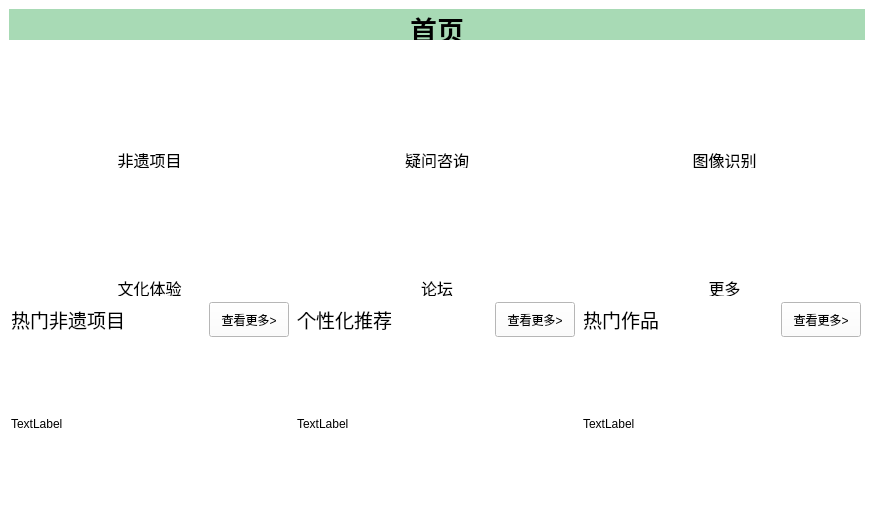
<?xml version="1.0" encoding="UTF-8"?>
<ui version="4.0">
 <class>MainWindow</class>
 <widget class="QMainWindow" name="MainWindow">
  <property name="geometry">
   <rect>
    <x>0</x>
    <y>0</y>
    <width>874</width>
    <height>514</height>
   </rect>
  </property>
  <property name="windowTitle">
   <string>MainWindow</string>
  </property>
  <property name="styleSheet">
   <string notr="true">background-color: rgb(255, 255, 255);</string>
  </property>
  <widget class="QWidget" name="centralwidget">
   <layout class="QVBoxLayout" name="verticalLayout_2">
    <item>
     <layout class="QVBoxLayout" name="verticalLayout">
      <item>
       <widget class="QLabel" name="page_name">
        <property name="minimumSize">
         <size>
          <width>0</width>
          <height>31</height>
         </size>
        </property>
        <property name="maximumSize">
         <size>
          <width>16777215</width>
          <height>31</height>
         </size>
        </property>
        <property name="font">
         <font>
          <family>宋体</family>
          <pointsize>20</pointsize>
          <italic>false</italic>
          <bold>false</bold>
         </font>
        </property>
        <property name="layoutDirection">
         <enum>Qt::LayoutDirection::LeftToRight</enum>
        </property>
        <property name="styleSheet">
         <string notr="true">color:rgb(0, 0, 0);
font: 20pt &quot;宋体&quot;;
background-color: rgb(168,218,181);
</string>
        </property>
        <property name="text">
         <string>&lt;html&gt;&lt;head/&gt;&lt;body&gt;&lt;p&gt;&lt;span style=&quot; font-weight:700;&quot;&gt;首页&lt;/span&gt;&lt;/p&gt;&lt;/body&gt;&lt;/html&gt;</string>
        </property>
        <property name="alignment">
         <set>Qt::AlignmentFlag::AlignCenter</set>
        </property>
       </widget>
      </item>
      <item>
       <layout class="QVBoxLayout" name="button_all">
        <item>
         <layout class="QHBoxLayout" name="first_button">
          <item>
           <layout class="QVBoxLayout" name="Project_Button_all">
            <item>
             <layout class="QHBoxLayout" name="Project_Button">
              <item>
               <spacer name="horizontalSpacer_2">
                <property name="orientation">
                 <enum>Qt::Orientation::Horizontal</enum>
                </property>
                <property name="sizeHint" stdset="0">
                 <size>
                  <width>0</width>
                  <height>0</height>
                 </size>
                </property>
               </spacer>
              </item>
              <item>
               <widget class="QPushButton" name="Project_Button_icon">
                <property name="sizePolicy">
                 <sizepolicy hsizetype="Fixed" vsizetype="Fixed">
                  <horstretch>0</horstretch>
                  <verstretch>0</verstretch>
                 </sizepolicy>
                </property>
                <property name="minimumSize">
                 <size>
                  <width>100</width>
                  <height>100</height>
                 </size>
                </property>
                <property name="maximumSize">
                 <size>
                  <width>100</width>
                  <height>100</height>
                 </size>
                </property>
                <property name="styleSheet">
                 <string notr="true">border-radius: 50px; 
border-image: url(:/project.png);
background-color: rgba(255, 255, 255, 0); </string>
                </property>
                <property name="text">
                 <string/>
                </property>
               </widget>
              </item>
              <item>
               <spacer name="horizontalSpacer">
                <property name="orientation">
                 <enum>Qt::Orientation::Horizontal</enum>
                </property>
                <property name="sizeHint" stdset="0">
                 <size>
                  <width>0</width>
                  <height>0</height>
                 </size>
                </property>
               </spacer>
              </item>
             </layout>
            </item>
            <item>
             <widget class="QLabel" name="Project">
              <property name="minimumSize">
               <size>
                <width>200</width>
                <height>16</height>
               </size>
              </property>
              <property name="maximumSize">
               <size>
                <width>16777215</width>
                <height>16</height>
               </size>
              </property>
              <property name="font">
               <font>
                <family>宋体</family>
                <pointsize>12</pointsize>
               </font>
              </property>
              <property name="styleSheet">
               <string notr="true">color: rgb(0, 0, 0);</string>
              </property>
              <property name="text">
               <string>非遗项目</string>
              </property>
              <property name="textFormat">
               <enum>Qt::TextFormat::AutoText</enum>
              </property>
              <property name="alignment">
               <set>Qt::AlignmentFlag::AlignCenter</set>
              </property>
             </widget>
            </item>
           </layout>
          </item>
          <item>
           <layout class="QVBoxLayout" name="Trivia_Button_all">
            <item>
             <layout class="QHBoxLayout" name="Trivia_Button">
              <item>
               <spacer name="horizontalSpacer_3">
                <property name="orientation">
                 <enum>Qt::Orientation::Horizontal</enum>
                </property>
                <property name="sizeHint" stdset="0">
                 <size>
                  <width>0</width>
                  <height>0</height>
                 </size>
                </property>
               </spacer>
              </item>
              <item>
               <widget class="QPushButton" name="Trivia_Button_icon">
                <property name="sizePolicy">
                 <sizepolicy hsizetype="Fixed" vsizetype="Fixed">
                  <horstretch>0</horstretch>
                  <verstretch>0</verstretch>
                 </sizepolicy>
                </property>
                <property name="minimumSize">
                 <size>
                  <width>100</width>
                  <height>100</height>
                 </size>
                </property>
                <property name="maximumSize">
                 <size>
                  <width>100</width>
                  <height>100</height>
                 </size>
                </property>
                <property name="styleSheet">
                 <string notr="true">border-radius: 50px; 
border-image: url(:/trivia.png);
</string>
                </property>
                <property name="text">
                 <string/>
                </property>
               </widget>
              </item>
              <item>
               <spacer name="horizontalSpacer_4">
                <property name="orientation">
                 <enum>Qt::Orientation::Horizontal</enum>
                </property>
                <property name="sizeHint" stdset="0">
                 <size>
                  <width>0</width>
                  <height>0</height>
                 </size>
                </property>
               </spacer>
              </item>
             </layout>
            </item>
            <item>
             <widget class="QLabel" name="Trivia">
              <property name="minimumSize">
               <size>
                <width>200</width>
                <height>16</height>
               </size>
              </property>
              <property name="maximumSize">
               <size>
                <width>16777215</width>
                <height>16</height>
               </size>
              </property>
              <property name="font">
               <font>
                <family>宋体</family>
                <pointsize>12</pointsize>
               </font>
              </property>
              <property name="styleSheet">
               <string notr="true">color: rgb(0, 0, 0);</string>
              </property>
              <property name="text">
               <string>疑问咨询</string>
              </property>
              <property name="textFormat">
               <enum>Qt::TextFormat::AutoText</enum>
              </property>
              <property name="alignment">
               <set>Qt::AlignmentFlag::AlignCenter</set>
              </property>
             </widget>
            </item>
           </layout>
          </item>
          <item>
           <layout class="QVBoxLayout" name="Image_Button_all">
            <item>
             <layout class="QHBoxLayout" name="Image_Button">
              <item>
               <spacer name="horizontalSpacer_5">
                <property name="orientation">
                 <enum>Qt::Orientation::Horizontal</enum>
                </property>
                <property name="sizeHint" stdset="0">
                 <size>
                  <width>0</width>
                  <height>0</height>
                 </size>
                </property>
               </spacer>
              </item>
              <item>
               <widget class="QPushButton" name="Image_Button_icon">
                <property name="enabled">
                 <bool>false</bool>
                </property>
                <property name="sizePolicy">
                 <sizepolicy hsizetype="Fixed" vsizetype="Fixed">
                  <horstretch>0</horstretch>
                  <verstretch>0</verstretch>
                 </sizepolicy>
                </property>
                <property name="minimumSize">
                 <size>
                  <width>100</width>
                  <height>100</height>
                 </size>
                </property>
                <property name="maximumSize">
                 <size>
                  <width>100</width>
                  <height>100</height>
                 </size>
                </property>
                <property name="styleSheet">
                 <string notr="true">border-radius: 50px; 
border-image: url(:/image_recognition.png);
</string>
                </property>
                <property name="text">
                 <string/>
                </property>
               </widget>
              </item>
              <item>
               <spacer name="horizontalSpacer_6">
                <property name="orientation">
                 <enum>Qt::Orientation::Horizontal</enum>
                </property>
                <property name="sizeHint" stdset="0">
                 <size>
                  <width>0</width>
                  <height>0</height>
                 </size>
                </property>
               </spacer>
              </item>
             </layout>
            </item>
            <item>
             <widget class="QLabel" name="image_recognition">
              <property name="minimumSize">
               <size>
                <width>200</width>
                <height>16</height>
               </size>
              </property>
              <property name="maximumSize">
               <size>
                <width>16777215</width>
                <height>16</height>
               </size>
              </property>
              <property name="font">
               <font>
                <family>宋体</family>
                <pointsize>12</pointsize>
               </font>
              </property>
              <property name="styleSheet">
               <string notr="true">color: rgb(0, 0, 0);</string>
              </property>
              <property name="text">
               <string>图像识别</string>
              </property>
              <property name="textFormat">
               <enum>Qt::TextFormat::AutoText</enum>
              </property>
              <property name="alignment">
               <set>Qt::AlignmentFlag::AlignCenter</set>
              </property>
             </widget>
            </item>
           </layout>
          </item>
         </layout>
        </item>
        <item>
         <layout class="QHBoxLayout" name="second_button">
          <item>
           <layout class="QVBoxLayout" name="Cultural_Button_all">
            <item>
             <layout class="QHBoxLayout" name="Cultural_Button">
              <item>
               <spacer name="horizontalSpacer_12">
                <property name="orientation">
                 <enum>Qt::Orientation::Horizontal</enum>
                </property>
                <property name="sizeHint" stdset="0">
                 <size>
                  <width>40</width>
                  <height>20</height>
                 </size>
                </property>
               </spacer>
              </item>
              <item>
               <widget class="QPushButton" name="Cultural_Button_icon">
                <property name="sizePolicy">
                 <sizepolicy hsizetype="Fixed" vsizetype="Fixed">
                  <horstretch>0</horstretch>
                  <verstretch>0</verstretch>
                 </sizepolicy>
                </property>
                <property name="minimumSize">
                 <size>
                  <width>100</width>
                  <height>100</height>
                 </size>
                </property>
                <property name="maximumSize">
                 <size>
                  <width>100</width>
                  <height>100</height>
                 </size>
                </property>
                <property name="styleSheet">
                 <string notr="true">border-radius: 50px; 

border-image: url(:/cultural.png);</string>
                </property>
                <property name="text">
                 <string/>
                </property>
               </widget>
              </item>
              <item>
               <spacer name="horizontalSpacer_11">
                <property name="orientation">
                 <enum>Qt::Orientation::Horizontal</enum>
                </property>
                <property name="sizeHint" stdset="0">
                 <size>
                  <width>40</width>
                  <height>20</height>
                 </size>
                </property>
               </spacer>
              </item>
             </layout>
            </item>
            <item>
             <widget class="QLabel" name="Cultural">
              <property name="minimumSize">
               <size>
                <width>200</width>
                <height>16</height>
               </size>
              </property>
              <property name="maximumSize">
               <size>
                <width>16777215</width>
                <height>16</height>
               </size>
              </property>
              <property name="font">
               <font>
                <family>宋体</family>
                <pointsize>12</pointsize>
               </font>
              </property>
              <property name="styleSheet">
               <string notr="true">color: rgb(0, 0, 0);</string>
              </property>
              <property name="text">
               <string>文化体验</string>
              </property>
              <property name="textFormat">
               <enum>Qt::TextFormat::AutoText</enum>
              </property>
              <property name="alignment">
               <set>Qt::AlignmentFlag::AlignCenter</set>
              </property>
             </widget>
            </item>
           </layout>
          </item>
          <item>
           <layout class="QVBoxLayout" name="Bbs_Button_all">
            <item>
             <layout class="QHBoxLayout" name="Bbs_Button">
              <item>
               <spacer name="horizontalSpacer_10">
                <property name="orientation">
                 <enum>Qt::Orientation::Horizontal</enum>
                </property>
                <property name="sizeHint" stdset="0">
                 <size>
                  <width>40</width>
                  <height>20</height>
                 </size>
                </property>
               </spacer>
              </item>
              <item>
               <widget class="QPushButton" name="Bbs_Button_icon">
                <property name="sizePolicy">
                 <sizepolicy hsizetype="Fixed" vsizetype="Fixed">
                  <horstretch>0</horstretch>
                  <verstretch>0</verstretch>
                 </sizepolicy>
                </property>
                <property name="minimumSize">
                 <size>
                  <width>100</width>
                  <height>100</height>
                 </size>
                </property>
                <property name="maximumSize">
                 <size>
                  <width>100</width>
                  <height>100</height>
                 </size>
                </property>
                <property name="styleSheet">
                 <string notr="true">border-radius: 50px; 
background-color: rgba(255, 255, 255, 0); 
border-image: url(:/bbs.png);</string>
                </property>
                <property name="text">
                 <string/>
                </property>
               </widget>
              </item>
              <item>
               <spacer name="horizontalSpacer_9">
                <property name="orientation">
                 <enum>Qt::Orientation::Horizontal</enum>
                </property>
                <property name="sizeHint" stdset="0">
                 <size>
                  <width>40</width>
                  <height>20</height>
                 </size>
                </property>
               </spacer>
              </item>
             </layout>
            </item>
            <item>
             <widget class="QLabel" name="bbs">
              <property name="minimumSize">
               <size>
                <width>200</width>
                <height>16</height>
               </size>
              </property>
              <property name="maximumSize">
               <size>
                <width>16777215</width>
                <height>16</height>
               </size>
              </property>
              <property name="font">
               <font>
                <family>宋体</family>
                <pointsize>12</pointsize>
               </font>
              </property>
              <property name="styleSheet">
               <string notr="true">color: rgb(0, 0, 0);</string>
              </property>
              <property name="text">
               <string>论坛</string>
              </property>
              <property name="textFormat">
               <enum>Qt::TextFormat::AutoText</enum>
              </property>
              <property name="alignment">
               <set>Qt::AlignmentFlag::AlignCenter</set>
              </property>
             </widget>
            </item>
           </layout>
          </item>
          <item>
           <layout class="QVBoxLayout" name="More_Button_all">
            <item>
             <layout class="QHBoxLayout" name="More_Button">
              <item>
               <spacer name="horizontalSpacer_8">
                <property name="orientation">
                 <enum>Qt::Orientation::Horizontal</enum>
                </property>
                <property name="sizeHint" stdset="0">
                 <size>
                  <width>40</width>
                  <height>20</height>
                 </size>
                </property>
               </spacer>
              </item>
              <item>
               <widget class="QPushButton" name="More_Button_icon">
                <property name="sizePolicy">
                 <sizepolicy hsizetype="Fixed" vsizetype="Fixed">
                  <horstretch>0</horstretch>
                  <verstretch>0</verstretch>
                 </sizepolicy>
                </property>
                <property name="minimumSize">
                 <size>
                  <width>100</width>
                  <height>100</height>
                 </size>
                </property>
                <property name="maximumSize">
                 <size>
                  <width>100</width>
                  <height>100</height>
                 </size>
                </property>
                <property name="styleSheet">
                 <string notr="true">border-radius: 50px; 
border-image: url(:/more.png);</string>
                </property>
                <property name="text">
                 <string/>
                </property>
               </widget>
              </item>
              <item>
               <spacer name="horizontalSpacer_7">
                <property name="orientation">
                 <enum>Qt::Orientation::Horizontal</enum>
                </property>
                <property name="sizeHint" stdset="0">
                 <size>
                  <width>40</width>
                  <height>20</height>
                 </size>
                </property>
               </spacer>
              </item>
             </layout>
            </item>
            <item>
             <widget class="QLabel" name="More">
              <property name="minimumSize">
               <size>
                <width>200</width>
                <height>16</height>
               </size>
              </property>
              <property name="maximumSize">
               <size>
                <width>16777215</width>
                <height>16</height>
               </size>
              </property>
              <property name="font">
               <font>
                <family>宋体</family>
                <pointsize>12</pointsize>
               </font>
              </property>
              <property name="styleSheet">
               <string notr="true">color: rgb(0, 0, 0);</string>
              </property>
              <property name="text">
               <string>更多</string>
              </property>
              <property name="textFormat">
               <enum>Qt::TextFormat::AutoText</enum>
              </property>
              <property name="alignment">
               <set>Qt::AlignmentFlag::AlignCenter</set>
              </property>
             </widget>
            </item>
           </layout>
          </item>
         </layout>
        </item>
       </layout>
      </item>
      <item>
       <layout class="QHBoxLayout" name="showcase">
        <item>
         <layout class="QVBoxLayout" name="project_hot_all">
          <item>
           <layout class="QHBoxLayout" name="project_hot_first" stretch="0,0">
            <property name="sizeConstraint">
             <enum>QLayout::SizeConstraint::SetFixedSize</enum>
            </property>
            <item>
             <widget class="QLabel" name="project_hot">
              <property name="minimumSize">
               <size>
                <width>0</width>
                <height>35</height>
               </size>
              </property>
              <property name="maximumSize">
               <size>
                <width>16777215</width>
                <height>35</height>
               </size>
              </property>
              <property name="font">
               <font>
                <family>宋体</family>
                <pointsize>14</pointsize>
                <italic>false</italic>
                <bold>false</bold>
               </font>
              </property>
              <property name="styleSheet">
               <string notr="true">color: rgb(0, 0, 0);
font: 14pt &quot;宋体&quot;;</string>
              </property>
              <property name="text">
               <string>热门非遗项目</string>
              </property>
             </widget>
            </item>
            <item>
             <widget class="QPushButton" name="project_hot_more">
              <property name="minimumSize">
               <size>
                <width>80</width>
                <height>35</height>
               </size>
              </property>
              <property name="maximumSize">
               <size>
                <width>80</width>
                <height>35</height>
               </size>
              </property>
              <property name="styleSheet">
               <string notr="true">color: rgb(0, 0, 0);
font: 9pt &quot;宋体&quot;;</string>
              </property>
              <property name="text">
               <string>查看更多&gt;</string>
              </property>
             </widget>
            </item>
           </layout>
          </item>
          <item>
           <widget class="QLabel" name="hot_image">
            <property name="minimumSize">
             <size>
              <width>278</width>
              <height>140</height>
             </size>
            </property>
            <property name="maximumSize">
             <size>
              <width>278</width>
              <height>278</height>
             </size>
            </property>
            <property name="text">
             <string>TextLabel</string>
            </property>
           </widget>
          </item>
         </layout>
        </item>
        <item>
         <layout class="QVBoxLayout" name="recommend_all">
          <item>
           <layout class="QHBoxLayout" name="recommend_first" stretch="0,0">
            <property name="spacing">
             <number>6</number>
            </property>
            <property name="sizeConstraint">
             <enum>QLayout::SizeConstraint::SetFixedSize</enum>
            </property>
            <item>
             <widget class="QLabel" name="recommend">
              <property name="minimumSize">
               <size>
                <width>0</width>
                <height>35</height>
               </size>
              </property>
              <property name="maximumSize">
               <size>
                <width>16777215</width>
                <height>35</height>
               </size>
              </property>
              <property name="font">
               <font>
                <family>宋体</family>
                <pointsize>14</pointsize>
                <italic>false</italic>
                <bold>false</bold>
               </font>
              </property>
              <property name="styleSheet">
               <string notr="true">color: rgb(0, 0, 0);
font: 14pt &quot;宋体&quot;;</string>
              </property>
              <property name="text">
               <string>个性化推荐</string>
              </property>
             </widget>
            </item>
            <item>
             <widget class="QPushButton" name="recommend_more">
              <property name="minimumSize">
               <size>
                <width>80</width>
                <height>35</height>
               </size>
              </property>
              <property name="maximumSize">
               <size>
                <width>80</width>
                <height>35</height>
               </size>
              </property>
              <property name="styleSheet">
               <string notr="true">color: rgb(0, 0, 0);
font: 9pt &quot;宋体&quot;;</string>
              </property>
              <property name="text">
               <string>查看更多&gt;</string>
              </property>
             </widget>
            </item>
           </layout>
          </item>
          <item>
           <widget class="QLabel" name="recommend_image">
            <property name="minimumSize">
             <size>
              <width>278</width>
              <height>140</height>
             </size>
            </property>
            <property name="maximumSize">
             <size>
              <width>278</width>
              <height>278</height>
             </size>
            </property>
            <property name="text">
             <string>TextLabel</string>
            </property>
           </widget>
          </item>
         </layout>
        </item>
        <item>
         <layout class="QVBoxLayout" name="art_hot_all">
          <item>
           <layout class="QHBoxLayout" name="art_hot_first" stretch="0,0">
            <property name="sizeConstraint">
             <enum>QLayout::SizeConstraint::SetFixedSize</enum>
            </property>
            <item>
             <widget class="QLabel" name="art_hot">
              <property name="minimumSize">
               <size>
                <width>0</width>
                <height>35</height>
               </size>
              </property>
              <property name="maximumSize">
               <size>
                <width>16777215</width>
                <height>35</height>
               </size>
              </property>
              <property name="font">
               <font>
                <family>宋体</family>
                <pointsize>14</pointsize>
                <italic>false</italic>
                <bold>false</bold>
               </font>
              </property>
              <property name="styleSheet">
               <string notr="true">color: rgb(0, 0, 0);
font: 14pt &quot;宋体&quot;;</string>
              </property>
              <property name="text">
               <string>热门作品</string>
              </property>
             </widget>
            </item>
            <item>
             <widget class="QPushButton" name="art_hot_more">
              <property name="minimumSize">
               <size>
                <width>80</width>
                <height>35</height>
               </size>
              </property>
              <property name="maximumSize">
               <size>
                <width>80</width>
                <height>35</height>
               </size>
              </property>
              <property name="styleSheet">
               <string notr="true">color: rgb(0, 0, 0);
font: 9pt &quot;宋体&quot;;</string>
              </property>
              <property name="text">
               <string>查看更多&gt;</string>
              </property>
             </widget>
            </item>
           </layout>
          </item>
          <item>
           <widget class="QLabel" name="art_image">
            <property name="minimumSize">
             <size>
              <width>278</width>
              <height>140</height>
             </size>
            </property>
            <property name="maximumSize">
             <size>
              <width>278</width>
              <height>278</height>
             </size>
            </property>
            <property name="text">
             <string>TextLabel</string>
            </property>
           </widget>
          </item>
         </layout>
        </item>
       </layout>
      </item>
     </layout>
    </item>
   </layout>
  </widget>
 </widget>
 <resources>
  <include location="img/button.qrc"/>
 </resources>
 <connections/>
</ui>
